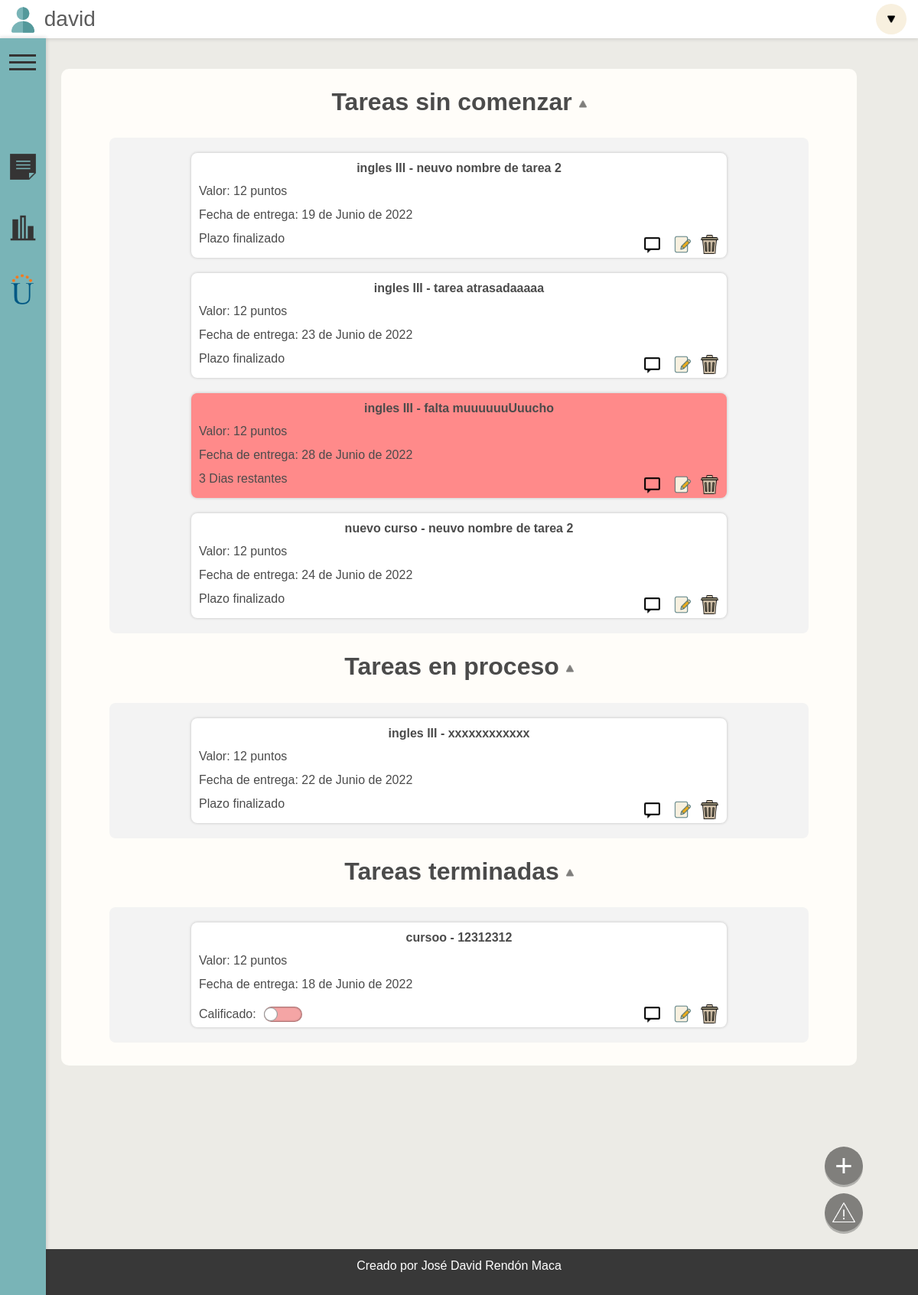
The app's page / (signed in), older data.
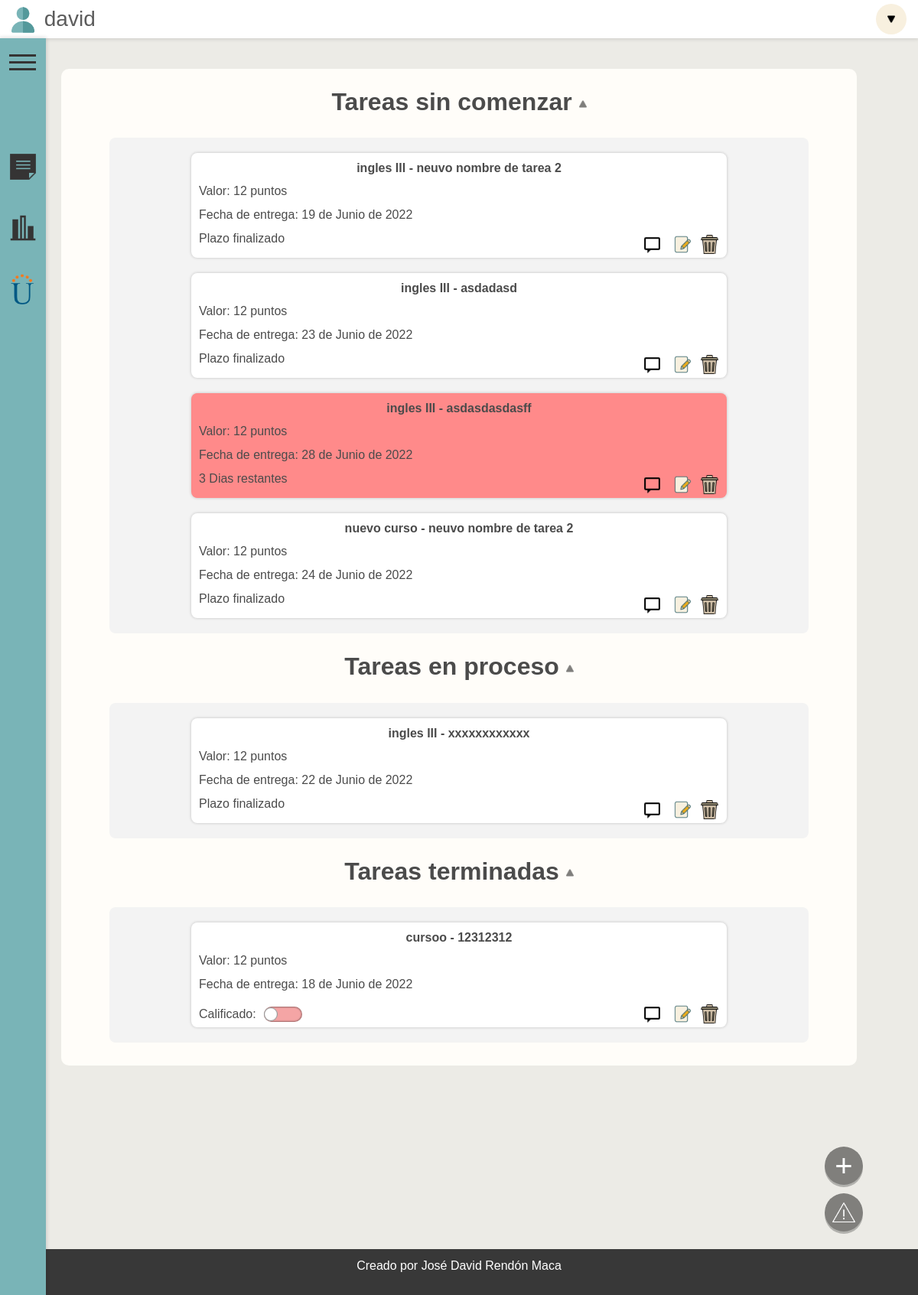
The same page, newer data.
### index/models.py (models this page shows)
class CursosYTareas(models.Model):
    curso = models.CharField(max_length=100)
    tarea = models.CharField(max_length=100)
    valor = models.IntegerField()
    estado = models.CharField(max_length=100)
    entrega = models.DateField(default=django.utils.timezone.now)
    usuario = models.CharField(default='usuario', max_length=100)
    anotacion = models.TextField(default="", max_length=10000)
    calificado = models.BooleanField(default=False)
    calificacion = models.IntegerField(default=0)

### index/views.py (the view)
# urls.py: path('', inicio, name="inicio", ),
@login_required
def inicio(request):
    usuario = request.user.username
    formTareasPendientes = CursosYTareas.objects.filter(estado="espera", usuario = usuario)
    formTareasProceso = CursosYTareas.objects.filter(estado="proceso", usuario = usuario)
    formTareasTerminadas = CursosYTareas.objects.filter(estado="terminada", usuario = usuario)
    diasRestantes = []
    for tarea in formTareasPendientes:
        diaRestante= tarea.entrega - datetime.date.today()
        diasRestantes.append((tarea.id, diaRestante.days))
    diasRestantesProceso = []
    for tarea in formTareasProceso:
        diaRestante= tarea.entrega - datetime.date.today()
        diasRestantesProceso.append((tarea.id, diaRestante.days))
    data={
        'formTareasPendientes':formTareasPendientes,
        'formTareasProceso':formTareasProceso,
        'formTareasTerminadas':formTareasTerminadas,
        'diasRestantes':diasRestantes,
        'diasRestantesProceso':diasRestantesProceso,
        'formAnotaciones': formAnotaciones()
    }
    print(diasRestantes[0])
    return render(request, 'index/index.html', data)

### index/templates/index/index.html (shortened to what the changed rows need)
{% extends 'index/base.html' %}
{% load static %}
{% block content %}
{% load widget_tweaks %}
<head>
    <link rel="stylesheet" href="{% static 'css/index.css' %}">
</head>
<div id="contenedor-pagina">
    <br><h2><strong onclick="colapsarContenedorTarea('Contenedor-Comenzar', 'titulo-comenzar-tarea', 'titulo-icon-comenzar')" class="titulo" id="titulo-comenzar-tarea" >Tareas sin comenzar <img class="titulo-icon" id="titulo-icon-comenzar" src="{%  static 'icons/icon-dropdown.png'  %}" alt=""></strong></h2>
    <div class="contenedor-contenedores " id="Contenedor-Comenzar">
            {% for tarea in formTareasPendientes %}
            <div class="contenedor-tarea" id="contenedor-tarea-{{tarea.id}}">
                <div class="contenedor-curso-tarea">
                    <p  class="separacion"><strong>{{ tarea.curso }} - {{ tarea.tarea }}</strong></p>
                </div>
                <div>
                    <p >Valor: {{tarea.valor}} puntos</p>
                    <p class="separacion">Fecha de entrega: {{tarea.entrega}}</p>
                    <div class="contenedor-dias-botones">
                        {% for dias in diasRestantes %}
                            {% if dias.0 == tarea.id %}
                                {% if dias.1 < 0 %}
                                    <p>Plazo finalizado</p>
                                {% else %}
                                    <p>{{ dias.1 }} Dias restantes</p>
                                {% endif %}
                            {% endif %}
                        {% endfor %}
                        <div class="botones">
                            <div class="boton-icon-mensaje" onclick="scriptBackground('{{tarea.id}}')">
                                <a id="mensaje-{{tarea.id}}" class="" data-bs-toggle="collapse" href="#expandir-{{tarea.id}}" aria-expanded="false" >
                                    <img class="botones-img" src="{% static 'icons/icon-topic.png' %}" alt="">
                                </a>
                            </div>
                            <div class="boton-icon-editar">
                                <a href="{%  url 'editarTarea' tarea.id %}">
                                    <img class="botones-img" src="{% static 'icons/icon-edit.png' %}" alt="">
                                </a>
                            </div><br> <br>
                            <div>
                                <a href="{%  url 'borrarCurso' tarea.id %}">
                                    <img class="botones-img" src="{% static 'icons/icon-borrar.png' %}" alt="">
                                </a>
                            </div><br> <br>
                        </div>
                    </div>
                </div>
            </div>
            {% endfor %}
    </div>
    <br><h2><strong class="titulo" onclick="colapsarContenedorTarea('Contenedor-Proceso', 'titulo-proceso-tarea', 'titulo-icon-proceso')" id="titulo-proceso-tarea">Tareas en proceso <img class="titulo-icon" id="titulo-icon-proceso" src="{%  static 'icons/icon-dropdown.png'  %}" alt=""></strong></h2>
    <br><h2><strong onclick="colapsarContenedorTarea('Contenedor-Terminado', 'titulo-terminado-tarea', 'titulo-icon-terminado')" id="titulo-terminado-tarea" class="titulo">Tareas terminadas <img class="titulo-icon" id="titulo-icon-terminado" src="{%  static 'icons/icon-dropdown.png'  %}" alt=""></strong></h2>
</div>
{% endblock content %}

Row changes from the older to the newer data that the page shows:
changed CursosYTareas: tarea "tarea atrasadaaaaa" → "asdadasd"
changed CursosYTareas: tarea "falta muuuuuuUuucho" → "asdasdasdasff"
